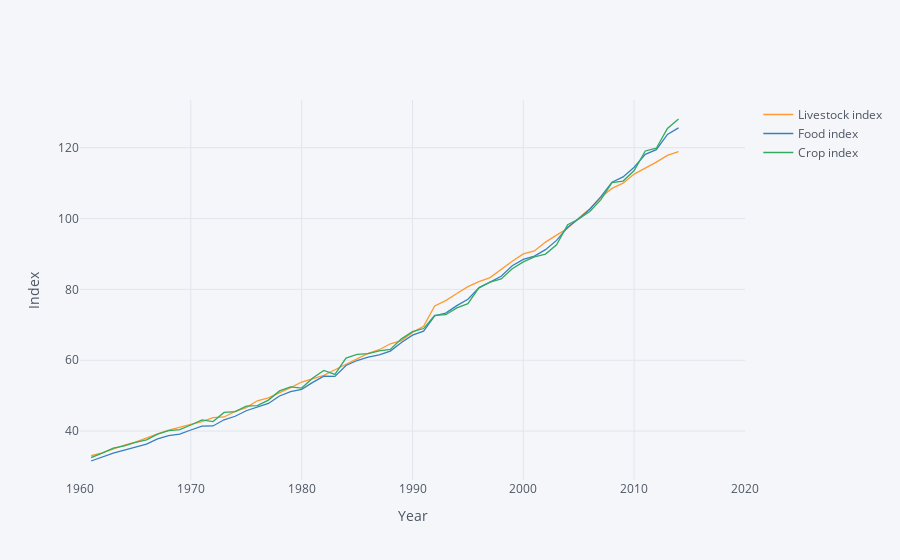

Write notebook code for a chart like this one.
### Code cell
vars = {"AG.PRD.LVSK.XD":"Livestock index",
        "AG.PRD.FOOD.XD":"Food index",
        "AG.PRD.CROP.XD":"Crop index"}
food = fix_date_index(wbdata.get_dataframe(vars,country='WLD'))
food.iplot(xTitle="Year",yTitle="Index")
